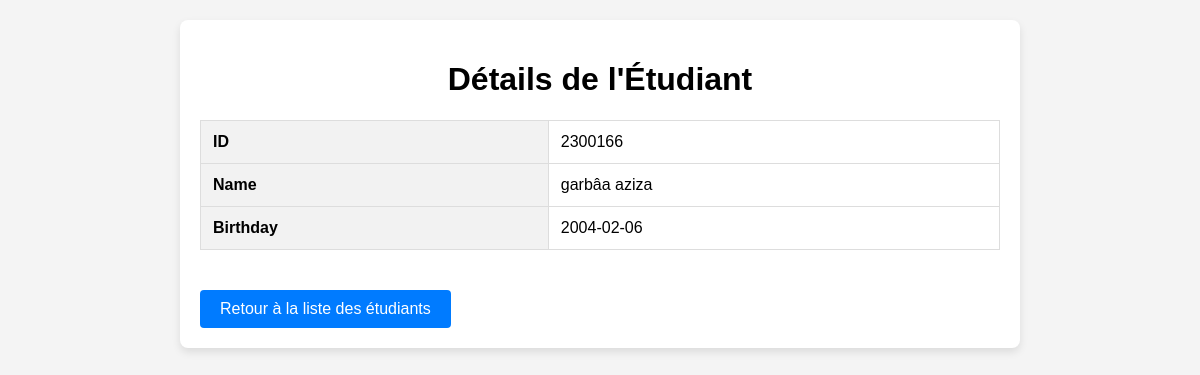
The app's page /détailEtudiant.php?id=2300166 with its own data.
### tables this page shows
CREATE TABLE `student` (
  `id` int(11) NOT NULL,
  `name` varchar(20) NOT NULL,
  `birthday` date NOT NULL,
  `image` varchar(100) DEFAULT NULL
);

### détailEtudiant.php (the view, shortened to what this page needs)
<?php
    try {
        $cnxex4 = new PDO('mysql:host=localhost;dbname=ex4;port=3307', 'root', '');
    } catch (PDOException $e) {
        die($e->getMessage());
    }
    $id = intval($_GET['id']);
    $requete = "SELECT * FROM student where id = :id";
    $stmt = $cnxex4->prepare($requete);
    $stmt->bindParam(':id',$id, PDO::PARAM_INT);
    $stmt->execute();
    if ($stmt->rowCount() > 0) {
        $student = $stmt->fetch(PDO::FETCH_ASSOC);
    } else {
        echo "<p>Étudiant non trouvé.</p>";
        exit;
    }
?>
<!DOCTYPE html>
<html lang="en">
<head>
    <link href="https://cdn.jsdelivr.net/npm/bootstrap-icons/font/bootstrap-icons.css" rel="stylesheet">
</head>
<body>
    <div class="container">
        <h1>Détails de l'Étudiant</h1>
        <table>
            <tr>
                <th>ID</th>
                <td><?php echo $student['id']; ?></td>
            </tr>
            <tr>
                <th>Name</th>
                <td><?php echo $student['name']; ?></td>
            </tr>
            <tr>
                <th>Birthday</th>
                <td><?php echo $student['birthday']; ?></td>
            </tr>
        </table>
        <a href="ex4.php" class="back-button">Retour à la liste des étudiants</a>
    </div>
</body>
</html>

### détailEtudiant.php (style rules this page uses)
body { font-family: Arial, sans-serif; background-color: #f4f4f4; margin: 0; padding: 20px; }
.container { max-width: 800px; margin: 0 auto; background-color: #fff; padding: 20px; border-radius: 8px; box-shadow: 0 4px 8px rgba(0, 0, 0, 0.1); }
h1 { text-align: center; }
table { width: 100%; border-collapse: collapse; margin: 20px 0; }
table, th, td { border: 1px solid #ddd; }
th, td { padding: 12px; text-align: left; }
th { background-color: #f2f2f2; }
.back-button { display: inline-block; margin-top: 20px; padding: 10px 20px; background-color: #007bff; color: white; text-decoration: none; border-radius: 4px; }

### records on screen
student: id "2300166", name "garbâa aziza", birthday "2004-02-06"
